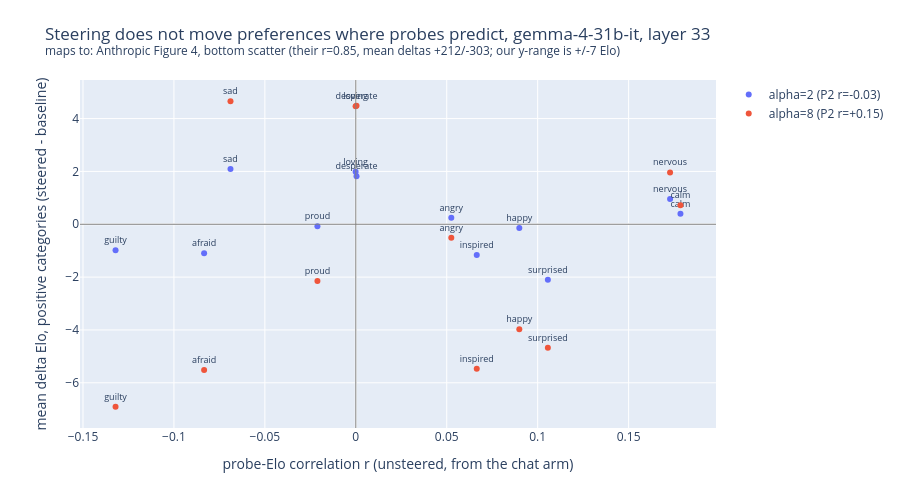

The notebook cell this image was saved under:
### Markdown cell above
## 4. Steering (paper Figure 4, right half): the causal test

If the vectors carry causal preference content, adding an emotion vector to the residual
stream during the A/B choice should shift the resulting Elo, and the shift should track the
correlational profile from section 3 (the paper reports r = 0.85 between the two, with mean
shifts of +212 for blissful and -303 for hostile steering). We steered all 12 battery
emotions at layer 33 during the full chat-format pair pass, at two doses spanning the
coherence-preserving range (TREE Q1.H3.E2; the dose escalation exists because the alpha
calibration statistic turned out to be fit-noise-dominated, documented in the tree).

### Code cell
# this cell renders the steering arm (paper Figure 4 bottom scatter): redistribution vs probe-Elo r, both doses
STEER_ARMS = [
    ("alpha=2", ROOT / "results/steering_it"),
    ("alpha=8", ROOT / "results/steering_it_a8"),
]

fig = go.Figure()
for arm_label, arm_dir in STEER_ARMS:
    s = json.loads((arm_dir / "scores.json").read_text())
    fig.add_scatter(
        x=[r["probe_elo_r"] for r in s["per_emotion"]],
        y=[r["mean_delta_elo_positive_categories"] for r in s["per_emotion"]],
        mode="markers+text",
        text=[r["emotion"] for r in s["per_emotion"]],
        textposition="top center",
        textfont=dict(size=9),
        name=f"{arm_label} (P2 r={s['p2_pearson_r']:+.2f})",
    )
fig.add_hline(y=0, line_color="gray", line_width=1)
fig.add_vline(x=0, line_color="gray", line_width=1)
fig.update_layout(
    title=(
        "Steering does not move preferences where probes predict, gemma-4-31b-it, layer 33"
        "<br><sup>maps to: Anthropic Figure 4, bottom scatter (their r=0.85, mean deltas +212/-303; "
        "our y-range is +/-7 Elo)</sup>"
    ),
    xaxis_title="probe-Elo correlation r (unsteered, from the chat arm)",
    yaxis_title="mean delta Elo, positive categories (steered - baseline)",
    height=480,
    margin=dict(t=80, b=10),
)
fig.show()
for arm_label, arm_dir in STEER_ARMS:
    s = json.loads((arm_dir / "scores.json").read_text())
    print(
        f"[{arm_label}] P1 {'PASS' if s['p1_pass'] else 'FAIL'}; "
        f"P2 {'PASS' if s['p2_pass'] else 'FAIL'} (r={s['p2_pearson_r']:+.3f}, p={s['p2_p_value']:.3f}); "
        f"P3 {'PASS' if s['p3_pass'] else 'FAIL'} ({s['p3_sign_agreements']}/12)"
    )

### Figure 1 — Plotly figure (JSON) as saved in the notebook; plotly's stock layout.template omitted (floating-point values rounded to 4 significant figures)
{"data": [{"mode": "markers+text", "name": "alpha=2 (P2 r=-0.03)", "text": ["afraid", "angry", "calm", "desperate", "guilty", "happy", "inspired", "loving", "nervous", "proud", "sad", "surprised"], "textfont": {"size": 9}, "textposition": "top center", "type": "scatter", "x": [-0.0834, 0.0525, 0.1785, 0.0004, -0.1321, 0.0899, 0.0665, -0.0001, 0.1728, -0.0211, -0.0689, 0.1056], "y": [-1.1, 0.25, 0.4, 1.82, -0.98, -0.14, -1.16, 1.99, 0.96, -0.07, 2.09, -2.1]}, {"mode": "markers+text", "name": "alpha=8 (P2 r=+0.15)", "text": ["afraid", "angry", "calm", "desperate", "guilty", "happy", "inspired", "loving", "nervous", "proud", "sad", "surprised"], "textfont": {"size": 9}, "textposition": "top center", "type": "scatter", "x": [-0.0834, 0.0525, 0.1785, 0.0004, -0.1321, 0.0899, 0.0665, -0.0001, 0.1728, -0.0211, -0.0689, 0.1056], "y": [-5.52, -0.51, 0.72, 4.49, -6.91, -3.97, -5.47, 4.47, 1.96, -2.15, 4.66, -4.67]}], "layout": {"height": 480, "margin": {"b": 10, "t": 80}, "shapes": [{"line": {"color": "gray", "width": 1}, "type": "line", "x0": 0, "x1": 1, "xref": "x domain", "y0": 0, "y1": 0, "yref": "y"}, {"line": {"color": "gray", "width": 1}, "type": "line", "x0": 0, "x1": 0, "xref": "x", "y0": 0, "y1": 1, "yref": "y domain"}], "title": {"text": "Steering does not move preferences where probes predict, gemma-4-31b-it, layer 33<br><sup>maps to: Anthropic Figure 4, bottom scatter (their r=0.85, mean deltas +212/-303; our y-range is +/-7 Elo)</sup>"}, "xaxis": {"title": {"text": "probe-Elo correlation r (unsteered, from the chat arm)"}}, "yaxis": {"title": {"text": "mean delta Elo, positive categories (steered - baseline)"}}}}
